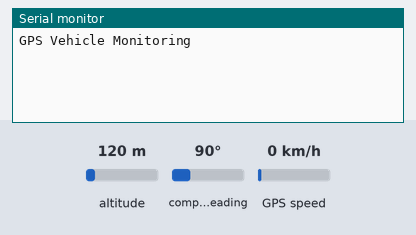
Simulated run of this sketch. Board: ESP32. Parts: the last lines printed to the serial monitor. The test bench sets the inputs (shaded band); at power-on: GPS speed 0 km/h, altitude 120 m, compass heading 90°. The GPS gets a fix after 3 s at 37.7749, -122.4194 with 8 satellites.

Above: at 1.2 s.
1.3 s: GPS speed set to 2 km/h
At 3.7 s:
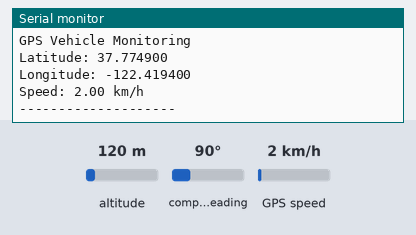
4.5 s: GPS speed set to 30 km/h
At 5.8 s:
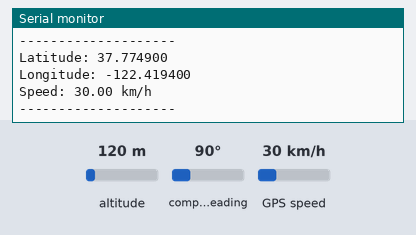

Measured:
- after the input at 1.3 s, the serial monitor: prints a new line after 1.7 s (image 1)
- after the input at 4.5 s, the serial monitor: prints a new line after 0.52 s (image 2)

The sketch:

gps-monitoring.ino
```cpp
#include <TinyGPSPlus.h>
#include <HardwareSerial.h>

TinyGPSPlus gps;
HardwareSerial GPSserial(1);

#define GPS_RX 16
#define GPS_TX 17

void setup() {
  Serial.begin(115200);

  GPSserial.begin(9600, SERIAL_8N1, GPS_RX, GPS_TX);

  Serial.println("GPS Vehicle Monitoring");
}

void loop() {
  while (GPSserial.available() > 0) {
    gps.encode(GPSserial.read());
  }

  if (gps.location.isUpdated()) {
    Serial.print("Latitude: ");
    Serial.println(gps.location.lat(), 6);

    Serial.print("Longitude: ");
    Serial.println(gps.location.lng(), 6);

    Serial.print("Speed: ");
    Serial.print(gps.speed.kmph());
    Serial.println(" km/h");

    Serial.println("--------------------");
  }
}
```
